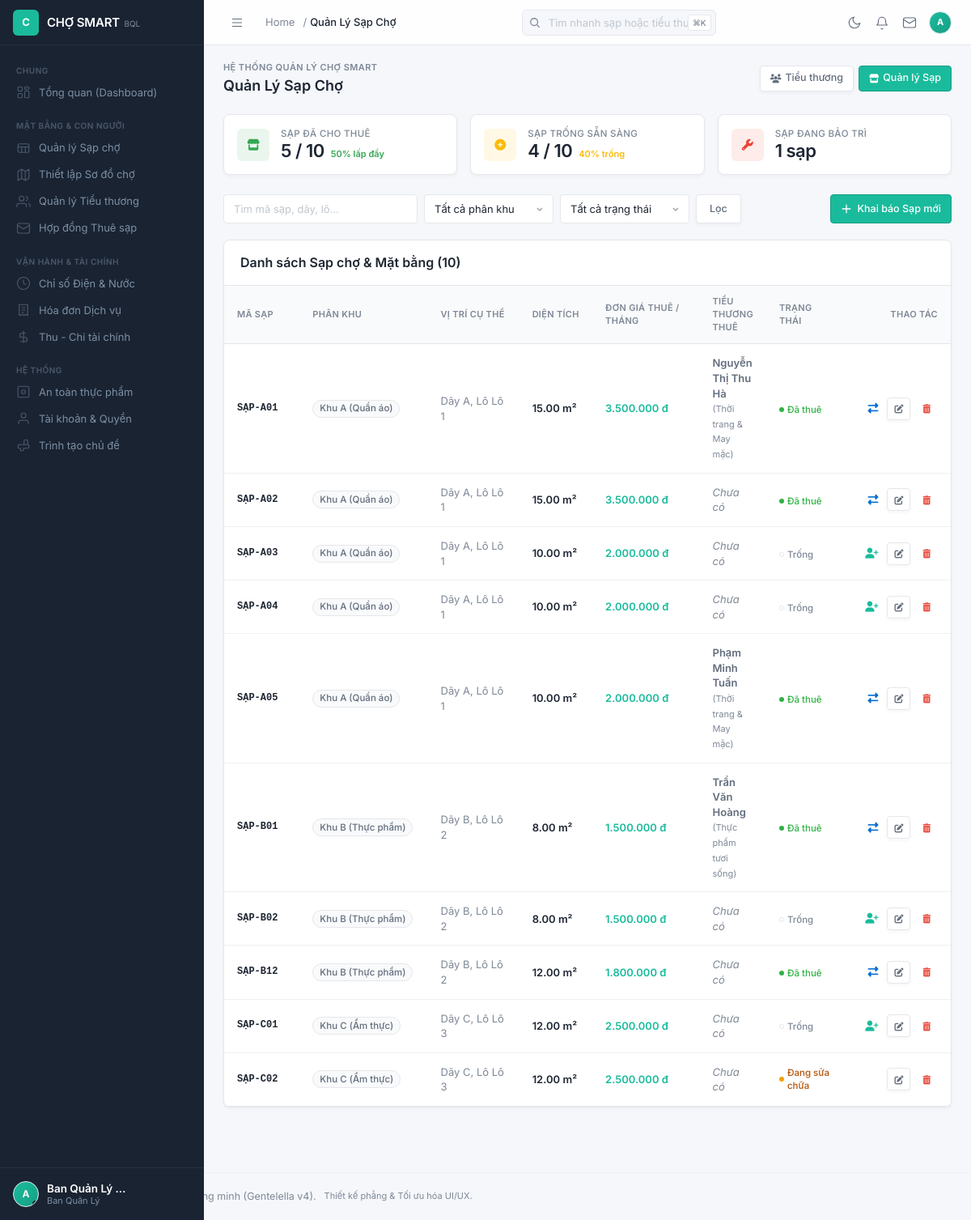
The app's page /admin/stalls (signed in) with its own data.
### tables this page shows
CREATE TABLE `stalls` (
    `id` INT AUTO_INCREMENT PRIMARY KEY,
    `area_id` INT NOT NULL,
    `stall_code` VARCHAR(50) NOT NULL UNIQUE,  
    `stall_type` VARCHAR(100) NOT NULL DEFAULT 'Quầy hàng',  
    `area_size` DECIMAL(10, 2) NOT NULL,  
    `base_price` DECIMAL(15, 2) NOT NULL,  
    `status_id` INT NOT NULL DEFAULT 3,  
    `map_coordinate_x` INT NULL,  
    `map_coordinate_y` INT NULL,  
    `created_at` TIMESTAMP DEFAULT CURRENT_TIMESTAMP,
    `updated_at` TIMESTAMP DEFAULT CURRENT_TIMESTAMP ON UPDATE CURRENT_TIMESTAMP,
    FOREIGN KEY (`area_id`) REFERENCES `areas`(`id`) ON DELETE CASCADE,
    FOREIGN KEY (`status_id`) REFERENCES `system_statuses`(`id`) ON DELETE RESTRICT
);

CREATE TABLE `areas` (
    `id` INT AUTO_INCREMENT PRIMARY KEY,
    `area_name` VARCHAR(100) NOT NULL UNIQUE,  
    `block` VARCHAR(50) NULL,                   
    `lot` VARCHAR(50) NULL,                     
    `description` TEXT NULL,
    `created_at` TIMESTAMP DEFAULT CURRENT_TIMESTAMP
);

CREATE TABLE `traders` (
    `id` INT AUTO_INCREMENT PRIMARY KEY,
    `trader_code` VARCHAR(50) NOT NULL UNIQUE,
    `fullname` VARCHAR(100) NOT NULL,
    `phone` VARCHAR(15) NOT NULL,
    `cccd` VARCHAR(20) NOT NULL UNIQUE,
    `business_line_id` INT NULL,
    `address` TEXT NULL,
    `description` TEXT NULL,            
    `license_file` TEXT NULL,           
    `status_id` INT NOT NULL,
    `created_at` TIMESTAMP DEFAULT CURRENT_TIMESTAMP,
    `updated_at` TIMESTAMP DEFAULT CURRENT_TIMESTAMP ON UPDATE CURRENT_TIMESTAMP,
    FOREIGN KEY (`status_id`) REFERENCES `system_statuses`(`id`) ON DELETE RESTRICT,
    FOREIGN KEY (`business_line_id`) REFERENCES `business_lines`(`id`) ON DELETE SET NULL
);

CREATE TABLE `business_lines` (
    `id` INT AUTO_INCREMENT PRIMARY KEY,
    `line_code` VARCHAR(50) NOT NULL UNIQUE,
    `line_name` VARCHAR(100) NOT NULL,
    `description` TEXT NULL,
    `created_at` TIMESTAMP DEFAULT CURRENT_TIMESTAMP,
    `updated_at` TIMESTAMP DEFAULT CURRENT_TIMESTAMP ON UPDATE CURRENT_TIMESTAMP
);

CREATE TABLE `system_statuses` (
    `id` INT AUTO_INCREMENT PRIMARY KEY,
    `domain` VARCHAR(50) NOT NULL,  
    `code` VARCHAR(50) NOT NULL,  
    `status_name` VARCHAR(100) NOT NULL,  
    `color_id` INT NULL,
    UNIQUE KEY `uk_domain_code` (`domain`, `code`),
    FOREIGN KEY (`color_id`) REFERENCES `status_colors`(`id`) ON DELETE RESTRICT
);

### index.php (called while the page is built, shortened)
<?php
spl_autoload_register(function ($className) {
    $classFileApp1 = DIR_APP . '/' . $className . '.class.php';
    $classFileApp2 = DIR_APP . '/' . $className . '.php';
    if (file_exists($classFileApp1)) {
        return;
    } elseif (file_exists($classFileApp2)) {
        require_once $classFileApp2;
        return;
    }
    $classFileModel = DIR_MODEL . '/' . $className . '.php';
    if (file_exists($classFileModel)) {
        return;
    }
    $classFileController = DIR_CONTROLLER . '/' . $className . '.php';
    if (file_exists($classFileController)) {
        return;
    }
});
try {
    $router = new router();
    $router->dispatch();
} catch (Exception $e) {
    echo "<h1>Hệ thống gặp sự cố</h1>";
    echo "<p>" . $e->getMessage() . "</p>";
}

### application/database.class.php (called while the page is built, shortened)
<?php
class database {
    private static $instance = null;
    private $conn;
    private function __construct() {
        $dsn = "mysql:host=" . DB_HOST . ";port=" . DB_PORT . ";dbname=" . DB_NAME . ";charset=utf8mb4";
        $options = [
            PDO::ATTR_ERRMODE            => PDO::ERRMODE_EXCEPTION,
            PDO::ATTR_DEFAULT_FETCH_MODE => PDO::FETCH_ASSOC,
            PDO::ATTR_EMULATE_PREPARES   => false,
        ];
        try {
            $this->conn = new PDO($dsn, DB_USER, DB_PASS, $options);
        } catch (PDOException $e) {
            throw new Exception("Kết nối Database thất bại: " . $e->getMessage());
        }
    }
    public static function getInstance() {
        if (self::$instance === null) {
            self::$instance = new self();
        }
        return self::$instance;
    }
    public function query($sql, $params = []) {
        $stmt = $this->conn->prepare($sql);
        $stmt->execute($params);
        return $stmt;
    }
    public function select($sql, $params = []) {
        $stmt = $this->query($sql, $params);
        return $stmt->fetchAll();
    }
}

### model/stallModel.php (called while the page is built, shortened)
<?php
class stallModel {
    private $db;
    public function __construct() {
        $this->db = database::getInstance();
    }
    public function getAll($areaId = null, $status = null, $search = null) {
        $sql = "SELECT s.*, ss.code AS status, ss.status_name, sc.color_class, a.area_name, a.block, a.lot, t.fullname AS trader_name, bl.line_name AS business_line_name
                FROM stalls s
                LEFT JOIN system_statuses ss ON s.status_id = ss.id
                LEFT JOIN status_colors sc ON ss.color_id = sc.id
                LEFT JOIN areas a ON s.area_id = a.id
                LEFT JOIN contracts c ON c.stall_id = s.id AND c.status_id = (SELECT id FROM system_statuses WHERE domain = 'contract' AND code = 'active')
                LEFT JOIN traders t ON c.trader_id = t.id
                LEFT JOIN business_lines bl ON t.business_line_id = bl.id";
        $params = [];
        $sql .= " ORDER BY a.area_name ASC, s.stall_code ASC";
        return $this->db->select($sql, $params);
    }
}

### template/backend/stall/table_rows.php (the view, shortened to what this page needs)
<?php
if (!empty($stalls)):
    foreach ($stalls as $stall):
?>
        <tr style="border-bottom: 1px solid var(--border-color);" data-stall-row="<?php echo $stall['id']; ?>">
            <td class="cell-mono" style="padding: 14px 16px; font-weight: 600; color: var(--text-heading);">
                <?php echo htmlspecialchars($stall['stall_code']); ?>
            </td>
            <td style="padding: 14px 16px;">
                <span class="chip"><?php echo htmlspecialchars($stall['area_name']); ?></span>
            </td>
            <td style="padding: 14px 16px; color: var(--text-muted);">
                <?php
                $location = [];
                if (!empty($stall['block'])) $location[] = htmlspecialchars($stall['block']);
                if (!empty($stall['lot'])) $location[] = 'Lô ' . htmlspecialchars($stall['lot']);
                echo !empty($location) ? implode(', ', $location) : 'Chưa cập nhật';
                ?>
            </td>
            <td style="padding: 14px 16px; font-weight: 600; color: var(--text-heading);">
                <?php echo htmlspecialchars($stall['area_size']); ?> m²
            </td>
            <td style="padding: 14px 16px; font-weight: 600; color: var(--primary);">
                <?php echo number_format($stall['base_price'], 0, ',', '.'); ?> đ
            </td>
            <td style="padding: 14px 16px;">
                <?php if ($stall['status'] === 'rented' && !empty($stall['trader_name'])): ?>
                    <div style="font-weight: 600; color: var(--text-heading);">
                        <?php echo htmlspecialchars($stall['trader_name']); ?>
                    </div>
                    <?php if (!empty($stall['business_line_name'])): ?>
                        <small style="color: var(--text-muted); font-size: 11px;">
                            (<?php echo htmlspecialchars($stall['business_line_name']); ?>)
                        </small>
                    <?php endif; ?>
                <?php else: ?>
                    <span style="color: var(--text-muted); font-style: italic;">Chưa có</span>
                <?php endif; ?>
            </td>
            <td style="padding: 14px 16px;">
                <span class="status <?php echo htmlspecialchars($stall['color_class'] ?? 'status-gray'); ?>">
                    <?php echo htmlspecialchars($stall['status_name'] ?? 'Không rõ'); ?>
                </span>
            </td>
            <td style="padding: 14px 16px; text-align: right;">
                <div style="display: flex; justify-content: flex-end; gap: 6px; align-items: center;">
                    <?php if ($stall['status'] === 'empty'): ?>
                        <button class="btn btn-ghost btn-sm btn-assign-stall-quick"
                                data-stall-id="<?php echo $stall['id']; ?>"
                                data-stall-code="<?php echo htmlspecialchars($stall['stall_code']); ?>"
                                style="padding: 4px; color: var(--primary);"
                                title="Gán sạp cho tiểu thương">
                            <i class="fa-solid fa-user-plus" style="font-size: 13px;"></i>
                        </button>
                    <?php elseif ($stall['status'] === 'rented'): ?>
                        <button class="btn btn-ghost btn-sm btn-transfer-stall-quick"
                                data-stall-id="<?php echo $stall['id']; ?>"
                                data-stall-code="<?php echo htmlspecialchars($stall['stall_code']); ?>"
                                data-trader-name="<?php echo htmlspecialchars($stall['trader_name'] ?? ''); ?>"
                                style="padding: 4px; color: var(--blue);"
                                title="Chuyển đổi sạp">
                            <i class="fa-solid fa-right-left" style="font-size: 13px;"></i>
                        </button>
                    <?php endif; ?>
                    <a href="<?php echo BASE_URL; ?>admin/stall_edit/<?php echo $stall['id']; ?>"
                       class="btn btn-outline btn-sm"
                       style="padding: 4px 8px; font-size: 11px; text-decoration: none;"
                       title="Chỉnh sửa">
                        <i class="fa-solid fa-pen-to-square"></i>
                    </a>
                    <button class="btn btn-ghost btn-sm btn-open-delete-stall"
                            data-stall-id="<?php echo $stall['id']; ?>"
                            data-stall-code="<?php echo htmlspecialchars($stall['stall_code']); ?>"
                            data-url="<?php echo BASE_URL; ?>api/deleteStall"
                            style="padding: 4px 8px; font-size: 11px; color: #EA4335;"
                            title="Xóa">
                        <i class="fa-solid fa-trash-can"></i>
                    </button>
                </div>
            </td>
        </tr>
<?php
    endforeach;
endif; ?>

### template/backend/stall/index.php (shortened to what this page needs)
<?php
$totalStalls = $stats['total'] ?? 0;
$rentedStalls = $stats['rented'] ?? 0;
$emptyStalls = $stats['empty'] ?? 0;
$repairingStalls = $stats['repairing'] ?? 0;
$rentedPercent = $totalStalls > 0 ? round(($rentedStalls / $totalStalls) * 100) : 0;
$emptyPercent = $totalStalls > 0 ? round(($emptyStalls / $totalStalls) * 100) : 0;
?>
<div class="row col-3" style="margin-bottom: 24px; display: grid; grid-template-columns: repeat(auto-fit, minmax(240px, 1fr)); gap: 16px;">
    <div class="card" style="margin-bottom: 0;">
        <div class="stat" style="padding: 16px;">
            <div class="stat-icon green" style="background-color: rgba(52, 168, 83, 0.1); color: #34A853;"><i class="fa-solid fa-store"></i></div>
            <div class="stat-content">
                <div class="stat-label">Sạp đã cho thuê</div>
                <div class="stat-value-row">
                    <span class="stat-value"><?php echo $rentedStalls; ?> / <?php echo $totalStalls; ?></span>
                    <span class="stat-change up" style="color: #34A853;"><?php echo $rentedPercent; ?>% lấp đầy</span>
                </div>
            </div>
        </div>
    </div>
    <div class="card" style="margin-bottom: 0;">
        <div class="stat" style="padding: 16px;">
            <div class="stat-icon yellow" style="background-color: rgba(251, 188, 4, 0.1); color: #FBBC04;"><i class="fa-solid fa-circle-plus"></i></div>
            <div class="stat-content">
                <div class="stat-label">Sạp trống sẵn sàng</div>
                <div class="stat-value-row">
                    <span class="stat-value"><?php echo $emptyStalls; ?> / <?php echo $totalStalls; ?></span>
                    <span class="stat-change up" style="color: #FBBC04;"><?php echo $emptyPercent; ?>% trống</span>
                </div>
            </div>
        </div>
    </div>
    <div class="card" style="margin-bottom: 0;">
        <div class="stat" style="padding: 16px;">
            <div class="stat-icon red" style="background-color: rgba(234, 67, 53, 0.1); color: #EA4335;"><i class="fa-solid fa-wrench"></i></div>
            <div class="stat-content">
                <div class="stat-label">Sạp đang bảo trì</div>
                <div class="stat-value-row">
                    <span class="stat-value"><?php echo $repairingStalls; ?> sạp</span>
                </div>
            </div>
        </div>
    </div>
</div>
<div style="display: flex; justify-content: space-between; align-items: center; flex-wrap: wrap; gap: 12px; margin-bottom: 20px;">
    <form action="<?php echo BASE_URL; ?>admin/stalls" method="GET" style="display: flex; gap: 8px; flex-wrap: wrap; margin: 0;">
        <input type="text" name="q" class="form-control" placeholder="Tìm mã sạp, dãy, lô..." value="<?php echo htmlspecialchars($search ?? ''); ?>" style="width: 240px; height: 36px; font-size: 13px;">
        <select name="area_id" class="form-control" style="width: 160px; height: 36px; font-size: 13px;">
            <option value="">Tất cả phân khu</option>
        </select>
        <select name="status" class="form-control" style="width: 160px; height: 36px; font-size: 13px;">
            <option value="">Tất cả trạng thái</option>
        </select>
        <button type="button" id="btn-filter-stalls" class="btn btn-outline" style="height: 36px; padding: 0 16px;">Lọc</button>
    </form>
    <div style="display: flex; gap: 8px;">
        <a href="<?php echo BASE_URL; ?>admin/stall_add" class="btn btn-primary" style="height: 36px; display: inline-flex; align-items: center; gap: 6px; text-decoration: none; color: white;">
            <svg viewBox="0 0 16 16" fill="none" stroke="currentColor" stroke-width="1.5" style="width: 14px; height: 14px;"><path d="M8 2v12M2 8h12"/></svg>
            Khai báo Sạp mới
        </a>
    </div>
</div>
<div id="view-table" class="card">
    <div class="card-header" style="border-bottom: 1px solid var(--border-color); padding: 16px 20px;">
        <div class="card-title" style="font-size: 16px; font-weight: 600;">Danh sách Sạp chợ & Mặt bằng (<span id="filter-total-stalls"><?php echo count($stalls); ?></span>)</div>
    </div>
    <div class="card-body p-0">
        <div class="table-responsive">
            <table class="table" style="width: 100%; border-collapse: collapse; font-size: 13px;">
                <thead>
                    <tr style="text-align: left; background-color: var(--bg-surface-secondary); border-bottom: 1px solid var(--border-color);">
                        <th style="padding: 12px 16px; width: 120px;">Mã sạp</th>
                        <th style="padding: 12px 16px; width: 160px;">Phân khu</th>
                        <th style="padding: 12px 16px; width: 160px;">Vị trí cụ thể</th>
                        <th style="padding: 12px 16px; width: 110px;">Diện tích</th>
                        <th style="padding: 12px 16px; width: 160px;">Đơn giá thuê / tháng</th>
                        <th style="padding: 12px 16px;">Tiểu thương thuê</th>
                        <th style="padding: 12px 16px; width: 120px;">Trạng thái</th>
                        <th style="padding: 12px 16px; text-align: right; width: 130px;">Thao tác</th>
                    </tr>
                </thead>
                <tbody id="table-body-stalls">
                    <?php require DIR_TEMPLATE . '/backend/stall/table_rows.php'; ?>
                </tbody>
            </table>
        </div>
    </div>
</div>

### template/backend/stall/index.php (style rules this page uses)
.status-white { color: var(--text-muted); }
.status-white:before { background: #fff; border: 1px solid var(--border-color); }

### records on screen
stalls: id "5", id "50", status "4", status "40", area "1", stall_code "SẠP-A05", area.area_name "Khu A (Quần áo)", location "Dãy A, Lô Lô 1", area_size "10.00", base_price "2.000.000", traders.fullname "Phạm Minh Tuấn", business_lines.line_name "Thời trang & May mặc", status.status_name "Đã thuê"
stalls: stall_code "SẠP-A01", area.area_name "Khu A (Quần áo)", location "Dãy A, Lô Lô 1", area_size "15.00", base_price "3.500.000", traders.fullname "Nguyễn Thị Thu Hà", business_lines.line_name "Thời trang & May mặc", status.status_name "Đã thuê"
stalls: stall_code "SẠP-A02", area.area_name "Khu A (Quần áo)", location "Dãy A, Lô Lô 1", area_size "15.00", base_price "3.500.000", shows "Chưa có", status.status_name "Đã thuê"
stalls: stall_code "SẠP-A03", area.area_name "Khu A (Quần áo)", location "Dãy A, Lô Lô 1", area_size "10.00", base_price "2.000.000", shows "Chưa có", status.status_name "Trống"
stalls: stall_code "SẠP-A04", area.area_name "Khu A (Quần áo)", location "Dãy A, Lô Lô 1", area_size "10.00", base_price "2.000.000", shows "Chưa có", status.status_name "Trống"
stalls: stall_code "SẠP-B01", area.area_name "Khu B (Thực phẩm)", location "Dãy B, Lô Lô 2", area_size "8.00", base_price "1.500.000", traders.fullname "Trần Văn Hoàng", business_lines.line_name "Thực phẩm tươi sống", status.status_name "Đã thuê"
stalls: stall_code "SẠP-B02", area.area_name "Khu B (Thực phẩm)", location "Dãy B, Lô Lô 2", area_size "8.00", base_price "1.500.000", shows "Chưa có", status.status_name "Trống"
stalls: stall_code "SẠP-B12", area.area_name "Khu B (Thực phẩm)", location "Dãy B, Lô Lô 2", area_size "12.00", base_price "1.800.000", shows "Chưa có", status.status_name "Đã thuê"
stalls: stall_code "SẠP-C01", area.area_name "Khu C (Ẩm thực)", location "Dãy C, Lô Lô 3", area_size "12.00", base_price "2.500.000", shows "Chưa có", status.status_name "Trống"
stalls: stall_code "SẠP-C02", area.area_name "Khu C (Ẩm thực)", location "Dãy C, Lô Lô 3", area_size "12.00", base_price "2.500.000", shows "Chưa có", status.status_name "Đang sửa chữa"

### other values on screen
substr(session::get('username', 'Q'), 0, 1) "A"
session::get('user_fullname', 'BQL Chợ') "Ban Quản Lý…"
$title "Quản Lý Sạp Chợ"
$totalStalls "10"
count($stalls) "10"
